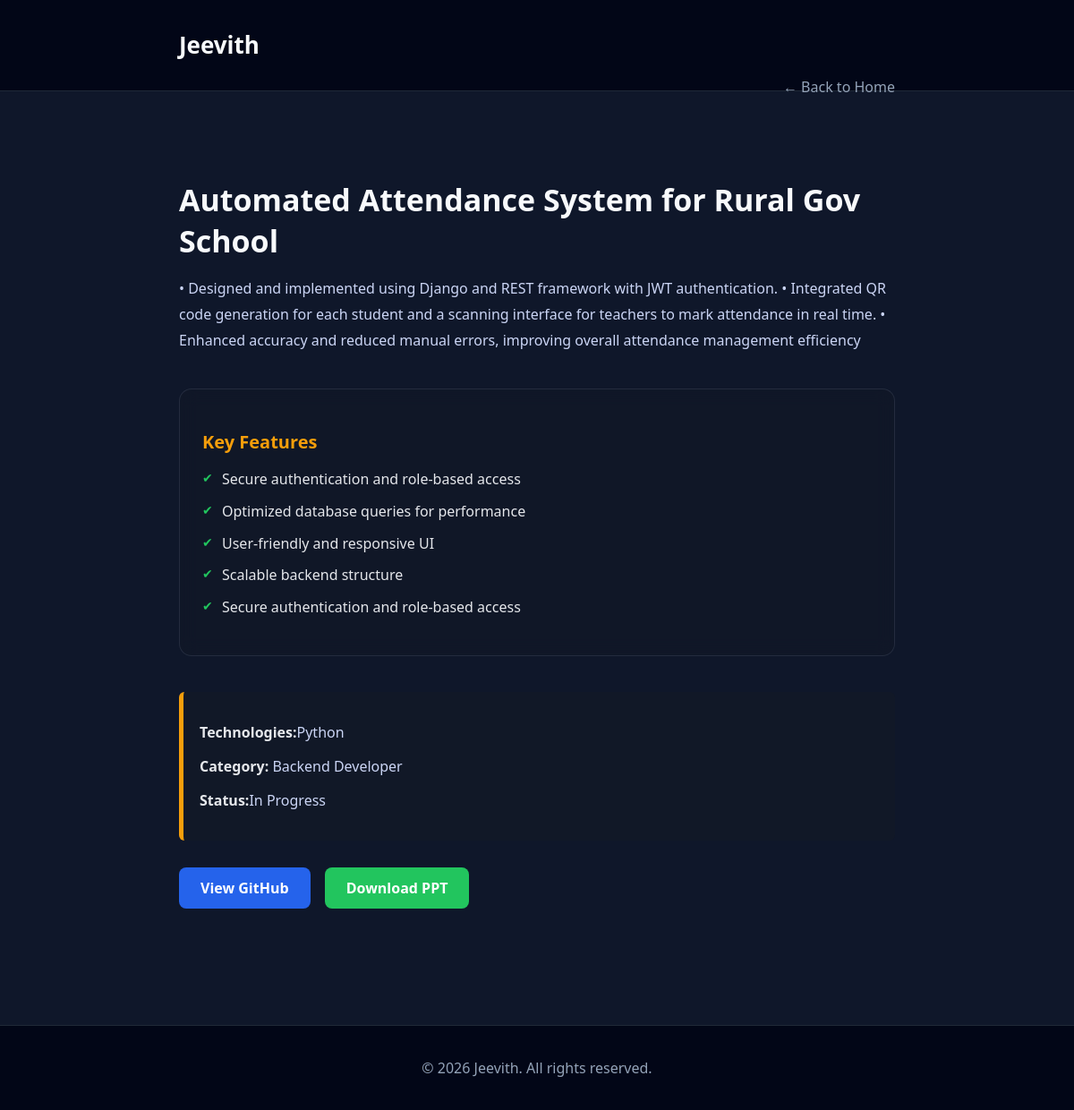
The app's page /project/3/ with its own data.
### My_portfolio/models.py (models this page shows, shortened)
class Intro(models.Model):
        logo_name=models.CharField(max_length=30)
        profile_name=models.CharField(max_length=50)
        role=models.CharField(max_length=100,default='Full Stack Web-Developer')
        introduction=models.TextField()
        profile_img=models.ImageField(upload_to='profile_img/', blank=True, null=True)
        about_me=models.TextField()
        resume_pdf=models.FileField(upload_to='resume_pdf/',blank=True,null=True)
        footer_name=models.CharField(max_length=50,blank=True)

class Projects(models.Model):
    title=models.CharField(max_length=50)
    short_description=models.CharField(max_length=150)
    detialed_description=models.TextField(max_length=1000)
    tech_stack=models.CharField(max_length=300)
    Category=models.CharField(max_length=50,default='Backend Developer')
    status=models.CharField(max_length=50,default='In Progress')
    image=models.ImageField(upload_to='project_images/', blank=True, null=True)
    project_pdf = models.FileField(upload_to="project_pdfs/",blank=True,null=True)
    github_link=models.URLField(blank=True)

class KeyFeature(models.Model):
    project = models.ForeignKey(Projects, on_delete=models.CASCADE, related_name="features")
    feature_text = models.CharField(max_length=255)

### My_portfolio/views.py (the view)
# urls.py: path('project/',Project_details,name="Project"),
def Project_details(request,id):
    intro=Intro.objects.first()
    project=Projects.objects.all()
    projects = Projects.objects.prefetch_related('features')
    project=get_object_or_404(project,id=id)
    return render(request,'My_portfolio/Project.html',{"project": project,"intro":intro})

### My_portfolio/templates/My_portfolio/Project.html (shortened to what this page needs)
{% load static %}
<!DOCTYPE html>
<html lang="en">
<head>
    <link rel="stylesheet" href="{% static 'My_portfolio/project_detail.css' %}">
</head>
<body>
<header class="navbar">
    <div class="container">
        <h1 class="logo">{{intro.logo_name}}</h1>
        <a href="/" class="back-link">← Back to Home</a>
    </div>
</header>
<section class="project-detail">
    <div class="container">
        <h2 class="project-title">{{project.title}}</h2>
        <p class="project-description">
           {{project.detialed_description}}
        </p>
<div class="key-features">
    <h3>Key Features</h3>
    <ul>
          {% for feature in project.features.all %}
            <li>{{ feature.feature_text }}</li>
        {% endfor %}
    </ul>
</div>
        <div class="project-info">
            <p><strong>Technologies:</strong>{{project.tech_stack}}</p>
            <p><strong>Category:</strong> {{project.Category}}</p>
            <p><strong>Status:</strong>{{project.status}}</p>
        </div>
        <div class="project-actions">
            <a href="{{project.github_link}}" class="btn">View GitHub</a>
            {% if project.project_pdf %}
            <a href="{{ project.project_pdf.url }}" class="btn btn-success" target="_blank">Download PPT</a>
            {% endif %}
        </div>
    </div>
</section>
<footer class="footer">
    <p>© 2026 {{intro.footer_name}}. All rights reserved.</p>
</footer>
</body>
</html>

### My_portfolio/static/My_portfolio/project_detail.css (style rules this page uses)
body { margin: 0; font-family: "Segoe UI", sans-serif; background-color: #0f172a; color: #cbd5f5; }
.navbar { background-color: #020617; border-bottom: 1px solid #1f2937; padding: 15px 0; }
.container { max-width: 800px; margin: auto; padding: 0 20px; }
.logo { color: #f8fafc; font-size: 26px; font-weight: bold; }
.back-link { float: right; color: #94a3b8; text-decoration: none; }
.project-detail { padding: 70px 0; }
.project-title { font-size: 34px; color: #f8fafc; margin-bottom: 15px; }
.project-description { font-size: 16px; line-height: 1.8; margin-bottom: 30px; }
.project-info { background-color: #111827; padding: 18px; border-left: 5px solid #f59e0b; border-radius: 6px; margin-bottom: 30px; }
.project-info strong { color: #e5e7eb; }
.project-actions { margin-top: 20px; }
.btn { display: inline-block; padding: 12px 24px; border-radius: 8px; font-weight: 600; text-decoration: none; background-color: #2563eb; color: #ffffff; transition: 0.3s; }
.btn-success { background-color: #22c55e; margin-left: 12px; }
.footer { text-align: center; padding: 20px; background-color: #020617; border-top: 1px solid #1f2937; color: #94a3b8; margin-top: 60px; }
.key-features { margin: 40px 0; padding: 25px; background: rgba(17, 24, 39, 0.6); backdrop-filter: blur(10px); border: 1px solid rgba(148, 163, 184, 0.15); border-radius: 14px; }
.key-features h3 { color: #f59e0b; margin-bottom: 15px; font-size: 20px; }
.key-features ul { list-style: none; padding-left: 0; }
.key-features ul li { padding-left: 22px; margin-bottom: 10px; position: relative; color: #e5e7eb; line-height: 1.6; }
.key-features ul li::before { content: "✔"; position: absolute; left: 0; color: #22c55e; font-size: 14px; }
body { overflow-x: hidden; }

### records on screen
Intro: logo_name "Jeevith", footer_name "Jeevith"
Projects: title "Automated Attendance System for Rural Gov School", detialed_description "• Designed and implemented using Django and REST framework with JWT authentication. • Integrated QR code generation for each student and a scanning interface for teachers to mark attendance in real time. • Enhanced accuracy and reduced manual errors, improving overall attendance management efficiency", tech_stack "Python", Category "Backend Developer", status "In Progress"
KeyFeature: feature_text "Secure authentication and role-based access"
KeyFeature: feature_text "Optimized database queries for performance"
KeyFeature: feature_text "User-friendly and responsive UI"
KeyFeature: feature_text "Scalable backend structure"
KeyFeature: feature_text "Secure authentication and role-based access"
